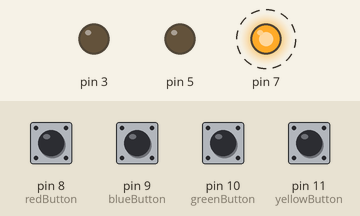
Recording of a sketch running on a simulated Arduino Uno, built with avr-gcc and run on an emulated ATmega328P. Parts: output pins drawn as LEDs (lit = HIGH). Dashed ring = blinking. Inputs (shaded band) come from the test bench; at power-on: pin 8 (redButton), pin 9 (blueButton), pin 10 (greenButton), pin 11 (yellowButton) HIGH. Random numbers use the default seed unless the sketch sets one; what the sketch prints to the serial monitor is not drawn.

Above: at 0.62 s.
At 2.3 s:
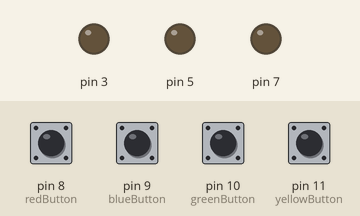
2.4 s: pin 8 (redButton) pulled LOW for 0.15 s
At 3.4 s:
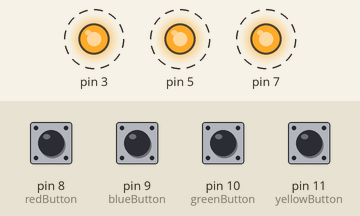
Timing chart, 0 to 11.5 s (numbered marks = the images above; inputs shaded):
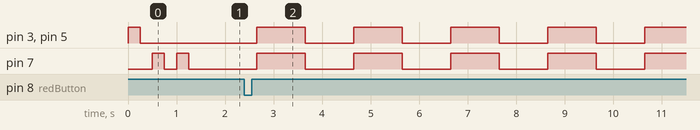

Measured:
- after the input at 2.4 s, pin 3, pin 5, pin 7: alternates HIGH for 1.0 s and LOW for 1.0 s, starting after 0.25 s
- by itself, pin 7: alternates HIGH for 0.25 s and LOW for 0.25 s, 4 changes in all, then stays LOW

The sketch:

Simon.ino
```cpp
//B -> Pins 8 to 13 used as output to light
//D -> pins 0 to 7 used as input from buttons

//Configure
#define redButton 8
#define redLED 3
#define blueButton 9
#define blueLED 5
#define greenButton 10
#define greenLED 7
#define yellowButton 11

#define startLevel 3
#define maxLevel 20

char colors [4] = {'R', 'G', 'B', 'Y'};
//colors[0] = 'R';
//colors[1] = 'G';
//colors[2] = 'B';
//colors[3] = 'Y';

int level = startLevel;
char sequence [maxLevel];
char playerSeq [maxLevel];

void buttonWait(int pinButton)
{
  int buttonState = 0;
  while (buttonState == LOW)
  {
    buttonState = digitalRead(pinButton);
  }
}

char getNextInput()
{
  int num = 0x00;
  while ((num & 0xF) == 0x00)
  {
    num = ~(PINB & 0xF);
  }
  if ((num & 0xF) == 0x01)
  {
    delay(250);
    return 'R';
  }
  else if ((num & 0xF) == 0x02)
  {
    delay(250);
    return 'G';
  }
  else if ((num & 0xF) == 0x04)
  {
    delay(250);
    return 'B';
  }
  else if ((num & 0xF) == 0x08)
  {
    delay(250);
    return 'Y';
  }
  else
  {
    Serial.println("ERROR");
  }
}

void showSequence()
{
  int i = 0;
  while (sequence[i] != NULL)
  {
    //Serial.print(sequence[i]);
    if (sequence[i] == 'R')
    {
      Serial.print('R');
      PORTD = PORTD ^ 0b00001000;
      delay(250);
      PORTD = PORTD ^ 0b00001000;
      delay(250);
    }
    else if (sequence[i] == 'B')
    {
      Serial.print('B');
      PORTD = PORTD ^ 0b00100000;
      delay(250);
      PORTD = PORTD ^ 0b00100000;
      delay(250);
    }
    else if (sequence[i] == 'G')
    {
      Serial.print('G');
      PORTD = PORTD ^ 0b10000000;
      delay(250);
      PORTD = PORTD ^ 0b10000000;
      delay(250);
    }
    else if (sequence[i] == 'Y')
    {
      Serial.print('Y');
      PORTD = PORTD ^ 0b00101000;
      delay(250);
      PORTD = PORTD ^ 0b00101000;
      delay(250);
    }
    i++;
  }
  Serial.println();
}

char genNextColor()
{
  return colors[random(0,4)];
}

void initGame() {
  for (int i = 0; i < startLevel; i++)
  {
    sequence[i] = genNextColor();
  }
}

void setup() {
  // put your setup code here, to run once:
  Serial.begin(9600);
  initGame();

  //DDRB = DDRB | B00000111; //Setting pins to read
  DDRD = DDRD | B10101000; //Setting pins to read
  pinMode(redButton, INPUT);
  pinMode(greenButton, INPUT);
  pinMode(blueButton, INPUT);
  pinMode(yellowButton, INPUT);
  digitalWrite(redButton, HIGH);
  digitalWrite(greenButton, HIGH);
  digitalWrite(blueButton, HIGH);
  digitalWrite(yellowButton, HIGH);
  //Serial.println(genNextColor());
}

int tracker = 0;
void loop() {
  // put your main code here, to run repeatedly:
  if (level > maxLevel)
  {
    PORTD = PORTD ^ 0b00001000; //Flash all three colors
    while (true) //Game over
      {
        PORTD = PORTD ^ 0b00101000; //Flash all three colors
        delay(500);
        PORTD = PORTD ^ 0b10100000; //Flash all three colors
        delay(500);
        PORTD = PORTD ^ 0b10001000; //Flash all three colors
        delay(500);
      }
  }
  showSequence();
  for (tracker = 0; tracker < level; tracker++)
  {
    if (getNextInput() != sequence[tracker])
    {
      Serial.println("You lose!");
      while (true) //Game over
      {
        PORTD = PORTD ^ 0b10101000; //Flash all three colors
        delay(1000);
      }
    }
  }
  level++;
  sequence[level - 1] = genNextColor();
}
```
